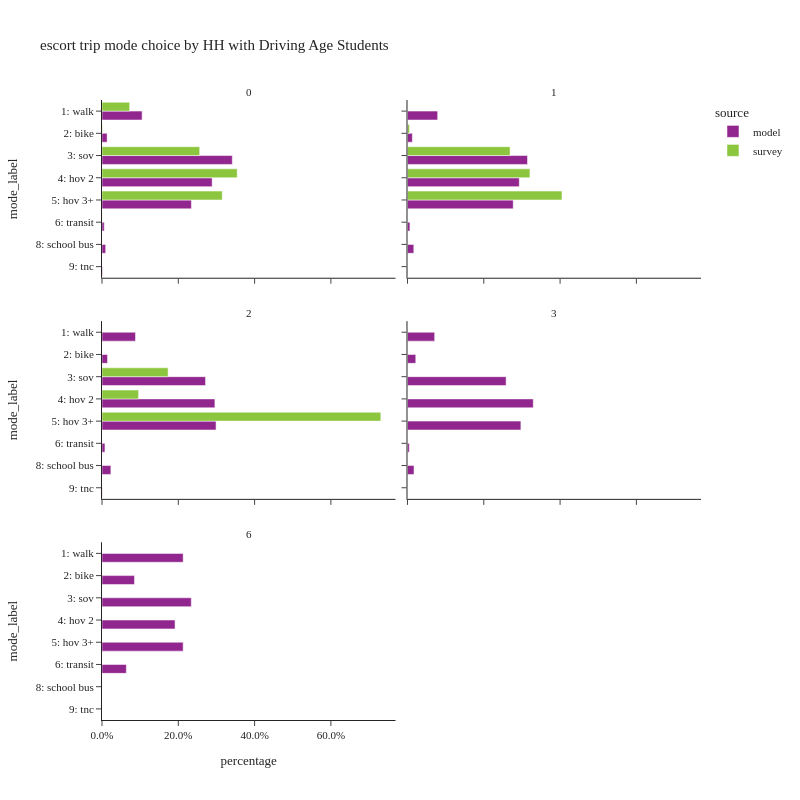

The notebook cell this image was saved under:
### Code cell
plot_mode_choice(es_trip,
                 "hhhsc",
                 {"mode_label":util.mode_cat.values()},
                 "HH with Driving Age Students",2,800)

### Figure 1 — Plotly figure (JSON) as saved in the notebook; plotly's stock layout.template omitted (floating-point values rounded to 4 significant figures)
{"data": [{"alignmentgroup": "True", "customdata": [[153957], [19600], [500088], [422713], [343061], [8526], [14113], [1998]], "hovertemplate": "source=model<br>hhhsc=0<br>percentage=%{x}<br>mode_label=%{y}<br>sample count=%{customdata[0]}<extra></extra>", "legendgroup": "model", "marker": {"color": "#91268F", "pattern": {"shape": ""}}, "name": "model", "offsetgroup": "model", "orientation": "h", "showlegend": true, "textposition": "auto", "type": "bar", "x": [0.1052, 0.01339, 0.3416, 0.2887, 0.2343, 0.005824, 0.00964, 0.001365], "xaxis": "x5", "y": ["1: walk", "2: bike", "3: sov", "4: hov 2", "5: hov 3+", "6: transit", "8: school bus", "9: tnc"], "yaxis": "y5"}, {"alignmentgroup": "True", "customdata": [[14008], [2252], [55720], [51897], [49088], [1129], [2925], [110]], "hovertemplate": "source=model<br>hhhsc=1<br>percentage=%{x}<br>mode_label=%{y}<br>sample count=%{customdata[0]}<extra></extra>", "legendgroup": "model", "marker": {"color": "#91268F", "pattern": {"shape": ""}}, "name": "model", "offsetgroup": "model", "orientation": "h", "showlegend": false, "textposition": "auto", "type": "bar", "x": [0.07908, 0.01271, 0.3146, 0.293, 0.2771, 0.006374, 0.01651, 0.000621], "xaxis": "x6", "y": ["1: walk", "2: bike", "3: sov", "4: hov 2", "5: hov 3+", "6: transit", "8: school bus", "9: tnc"], "yaxis": "y6"}, {"alignmentgroup": "True", "customdata": [[2117], [349], [6549], [7141], [7215], [186], [562], [13]], "hovertemplate": "source=model<br>hhhsc=2<br>percentage=%{x}<br>mode_label=%{y}<br>sample count=%{customdata[0]}<extra></extra>", "legendgroup": "model", "marker": {"color": "#91268F", "pattern": {"shape": ""}}, "name": "model", "offsetgroup": "model", "orientation": "h", "showlegend": false, "textposition": "auto", "type": "bar", "x": [0.08773, 0.01446, 0.2714, 0.2959, 0.299, 0.007708, 0.02329, 0.0005387], "xaxis": "x3", "y": ["1: walk", "2: bike", "3: sov", "4: hov 2", "5: hov 3+", "6: transit", "8: school bus", "9: tnc"], "yaxis": "y3"}, {"alignmentgroup": "True", "customdata": [[46], [14], [167], [213], [192], [3], [11]], "hovertemplate": "source=model<br>hhhsc=3<br>percentage=%{x}<br>mode_label=%{y}<br>sample count=%{customdata[0]}<extra></extra>", "legendgroup": "model", "marker": {"color": "#91268F", "pattern": {"shape": ""}}, "name": "model", "offsetgroup": "model", "orientation": "h", "showlegend": false, "textposition": "auto", "type": "bar", "x": [0.07121, 0.02167, 0.2585, 0.3297, 0.2972, 0.004644, 0.01703], "xaxis": "x4", "y": ["1: walk", "2: bike", "3: sov", "4: hov 2", "5: hov 3+", "6: transit", "8: school bus"], "yaxis": "y4"}, {"alignmentgroup": "True", "customdata": [[10], [4], [11], [9], [10], [3]], "hovertemplate": "source=model<br>hhhsc=6<br>percentage=%{x}<br>mode_label=%{y}<br>sample count=%{customdata[0]}<extra></extra>", "legendgroup": "model", "marker": {"color": "#91268F", "pattern": {"shape": ""}}, "name": "model", "offsetgroup": "model", "orientation": "h", "showlegend": false, "textposition": "auto", "type": "bar", "x": [0.2128, 0.08511, 0.234, 0.1915, 0.2128, 0.06383], "xaxis": "x", "y": ["1: walk", "2: bike", "3: sov", "4: hov 2", "5: hov 3+", "6: transit"], "yaxis": "y"}, {"alignmentgroup": "True", "customdata": [[137], [23], [328], [467], [382], [5], [3]], "hovertemplate": "source=survey<br>hhhsc=0<br>percentage=%{x}<br>mode_label=%{y}<br>sample count=%{customdata[0]}<extra></extra>", "legendgroup": "survey", "marker": {"color": "#8CC63E", "pattern": {"shape": ""}}, "name": "survey", "offsetgroup": "survey", "orientation": "h", "showlegend": true, "textposition": "auto", "type": "bar", "x": [0.07254, 0.001247, 0.256, 0.3544, 0.3152, 0.0003644, 0.0001873], "xaxis": "x5", "y": ["1: walk", "2: bike", "3: sov", "4: hov 2", "5: hov 3+", "6: transit", "8: school bus"], "yaxis": "y5"}, {"alignmentgroup": "True", "customdata": [[1], [1], [26], [41], [23]], "hovertemplate": "source=survey<br>hhhsc=1<br>percentage=%{x}<br>mode_label=%{y}<br>sample count=%{customdata[0]}<extra></extra>", "legendgroup": "survey", "marker": {"color": "#8CC63E", "pattern": {"shape": ""}}, "name": "survey", "offsetgroup": "survey", "orientation": "h", "showlegend": false, "textposition": "auto", "type": "bar", "x": [7.85e-05, 0.005077, 0.2689, 0.321, 0.405], "xaxis": "x6", "y": ["1: walk", "2: bike", "3: sov", "4: hov 2", "5: hov 3+"], "yaxis": "y6"}, {"alignmentgroup": "True", "customdata": [[4], [2], [8]], "hovertemplate": "source=survey<br>hhhsc=2<br>percentage=%{x}<br>mode_label=%{y}<br>sample count=%{customdata[0]}<extra></extra>", "legendgroup": "survey", "marker": {"color": "#8CC63E", "pattern": {"shape": ""}}, "name": "survey", "offsetgroup": "survey", "orientation": "h", "showlegend": false, "textposition": "auto", "type": "bar", "x": [0.1733, 0.09584, 0.7309], "xaxis": "x3", "y": ["3: sov", "4: hov 2", "5: hov 3+"], "yaxis": "y3"}], "layout": {"annotations": [{"font": {}, "showarrow": false, "text": "6", "x": 0.245, "xanchor": "center", "xref": "paper", "y": 0.2867, "yanchor": "bottom", "yref": "paper"}, {"font": {}, "showarrow": false, "text": "2", "x": 0.245, "xanchor": "center", "xref": "paper", "y": 0.6433, "yanchor": "bottom", "yref": "paper"}, {"font": {}, "showarrow": false, "text": "3", "x": 0.755, "xanchor": "center", "xref": "paper", "y": 0.6433, "yanchor": "bottom", "yref": "paper"}, {"font": {}, "showarrow": false, "text": "0", "x": 0.245, "xanchor": "center", "xref": "paper", "y": 1.0, "yanchor": "bottom", "yref": "paper"}, {"font": {}, "showarrow": false, "text": "1", "x": 0.755, "xanchor": "center", "xref": "paper", "y": 1.0, "yanchor": "bottom", "yref": "paper"}], "barmode": "group", "height": 800, "legend": {"title": {"text": "source"}, "tracegroupgap": 0}, "title": {"text": "escort trip mode choice by HH with Driving Age Students"}, "width": 800, "xaxis": {"anchor": "y", "domain": [0, 0.49], "tickformat": ".1%", "title": {"text": "percentage"}}, "xaxis2": {"anchor": "y2", "domain": [0.51, 1], "matches": "x", "tickformat": ".1%", "title": {"text": "percentage"}}, "xaxis3": {"anchor": "y3", "domain": [0, 0.49], "matches": "x", "showticklabels": false, "tickformat": ".1%"}, "xaxis4": {"anchor": "y4", "domain": [0.51, 1], "matches": "x", "showticklabels": false, "tickformat": ".1%"}, "xaxis5": {"anchor": "y5", "domain": [0, 0.49], "matches": "x", "showticklabels": false, "tickformat": ".1%"}, "xaxis6": {"anchor": "y6", "domain": [0.51, 1], "matches": "x", "showticklabels": false, "tickformat": ".1%"}, "yaxis": {"anchor": "x", "categoryarray": ["9: tnc", "8: school bus", "6: transit", "5: hov 3+", "4: hov 2", "3: sov", "2: bike", "1: walk"], "categoryorder": "array", "domain": [0, 0.2867], "title": {"text": "mode_label"}}, "yaxis2": {"anchor": "x2", "domain": [0, 0.2867], "matches": "y", "showticklabels": false}, "yaxis3": {"anchor": "x3", "categoryarray": ["9: tnc", "8: school bus", "6: transit", "5: hov 3+", "4: hov 2", "3: sov", "2: bike", "1: walk"], "categoryorder": "array", "domain": [0.3567, 0.6433], "matches": "y", "title": {"text": "mode_label"}}, "yaxis4": {"anchor": "x4", "domain": [0.3567, 0.6433], "matches": "y", "showticklabels": false}, "yaxis5": {"anchor": "x5", "categoryarray": ["9: tnc", "8: school bus", "6: transit", "5: hov 3+", "4: hov 2", "3: sov", "2: bike", "1: walk"], "categoryorder": "array", "domain": [0.7133, 1.0], "matches": "y", "title": {"text": "mode_label"}}, "yaxis6": {"anchor": "x6", "domain": [0.7133, 1.0], "matches": "y", "showticklabels": false}}}
